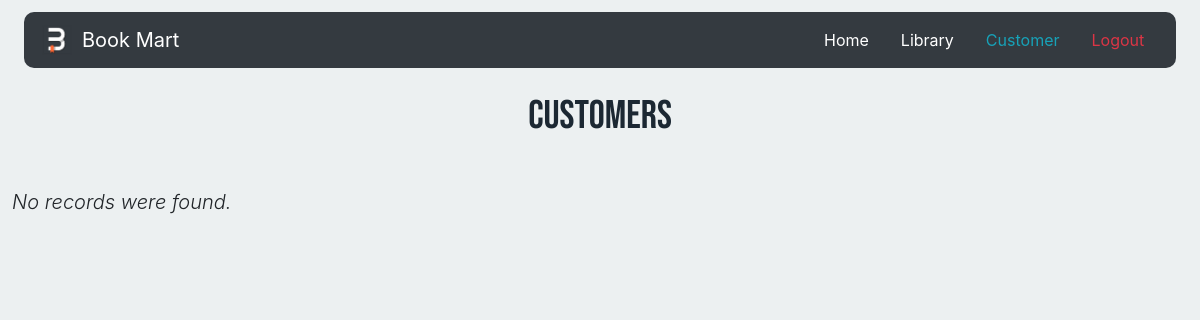
/customer.php, run on an earlier commit of the app's database.
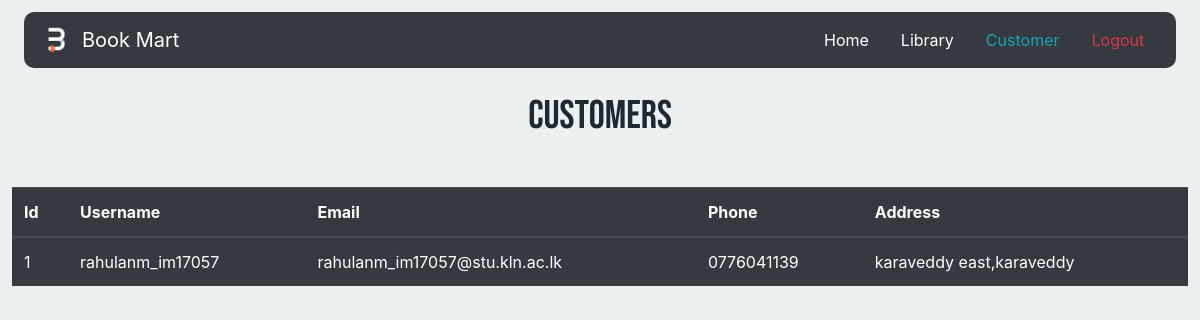
And on a later commit of the database.
### tables this page shows
CREATE TABLE `user` (
  `user_id` int(10) UNSIGNED NOT NULL,
  `username` varchar(250) NOT NULL,
  `email` varchar(250) NOT NULL,
  `password` varchar(200) NOT NULL,
  `phone` varchar(15) NOT NULL,
  `address` varchar(300) NOT NULL,
  `picture` varchar(250) NOT NULL,
  `reg_time` timestamp NOT NULL DEFAULT current_timestamp()
);

### customer.php (the view, shortened to what this page needs)
<!DOCTYPE html>
<html lang="en">
<head>
<link rel="stylesheet" href="https://stackpath.bootstrapcdn.com/bootstrap/4.5.0/css/bootstrap.min.css">
<link rel="stylesheet" href="https://cdnjs.cloudflare.com/ajax/libs/font-awesome/5.14.0/css/all.min.css">
<link rel="stylesheet" href="css/style_a.css">
</head>
<body>
        <nav class="navbar navbar-dark bg-dark ">
            <a class="navbar-brand" href="#">
              <img id="logo" src="image/mid-logo.png" width="30" height="30" class="d-inline-block align-top" alt="">
              Book Mart
            </a>
            <ul class="nav justify-content-end">
              <li class="nav-item">
                <a class='nav-link text-white'  href='admin.php'>Home</a>
              </li>
              <li class="nav-item">
                    <a class='nav-link text-white'  href='crud.php'>Library</a>
              </li>
              <li class="nav-item">
                <a class='nav-link text-info'  href='customer.php'>Customer</a>
              </li>
              <li class="nav-item">
                <a class="nav-link text-danger" href="logout.php">Logout</a>
              </li>
            </ul>
          </nav>
        <h1 class="head text-center">Customers</h1>
                <?php
                require_once "configure.php";
                $sql = "SELECT * FROM user";
                if($result = mysqli_query($con, $sql)){
                    if(mysqli_num_rows($result) > 0){
                        echo "<table class='table table-dark'>";
                            echo "<thead>";
                                echo "<tr>";
                                    echo "<th scope='col'>Id</th>";
                                    echo "<th scope='col'>Username</th>";
                                    echo "<th scope='col'>Email</th>";
                                    echo "<th scope='col'>Phone</th>";
                                    echo "<th scope='col'>Address</th>";
                                echo "</tr>";
                            echo "</thead>";
                            echo "<tbody>";
                            while($row = mysqli_fetch_array($result)){
                                echo "<tr>";
                                    echo "<td>" . $row['user_id'] . "</td>";
                                    echo "<td>" . $row['username'] . "</td>";
                                    echo "<td>" . $row['email'] . "</td>";
                                    echo "<td>" . $row['phone'] . "</td>";
                                    echo "<td>" . $row['address'] . "</td>";
                                echo "</tr>";
                            }
                            echo "</tbody>";
                                        echo "</table>";
                                    } else{
                                        echo "<p class='lead'><em>No records were found.</em></p>";
                                    }
                                } else{
                                    echo "ERROR: Could not able to execute $sql. " . mysqli_error($con);
                                }
                                ?>
</body>
</html>

### css/style_a.css (style rules this page uses)
body { background-color: #ECF0F1; margin: 1%; }
.navbar { margin: 1%; border-radius: 10px; }
#logo { margin-left: 2%; margin-right: 3%; }
.head { margin: 2% 0 4%; font-family: 'Bebas Neue', cursive; color: #1C2833; }

What changed in the data, as far as the page shows it:
added user: user_id "1", username "rahulanm_im17057", email "rahulanm_im17057@stu.kln.ac.lk", phone "0776041139", address "karaveddy east,karaveddy"
Also different on the page:
text no longer shown: "No records were found."
text now shown: "Id Username Email Phone Address"
